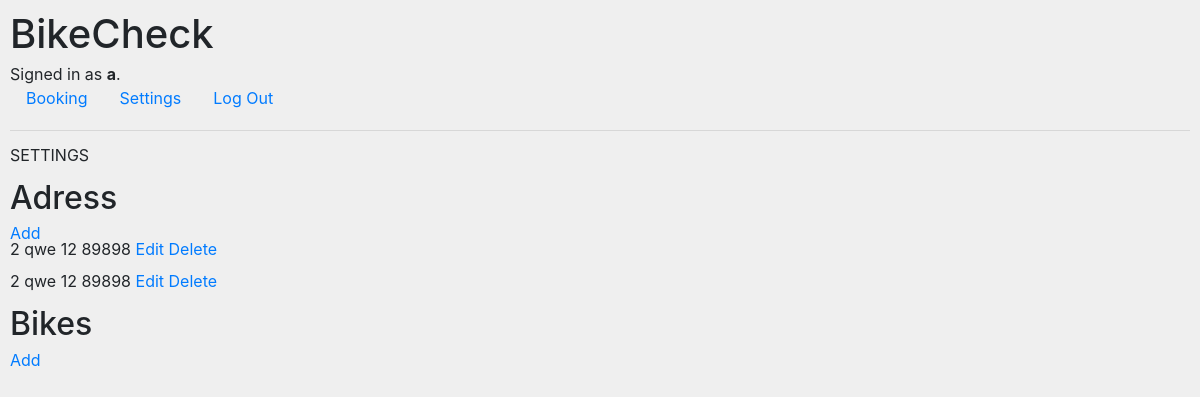
Before: /account/ (signed in) with the older database file.
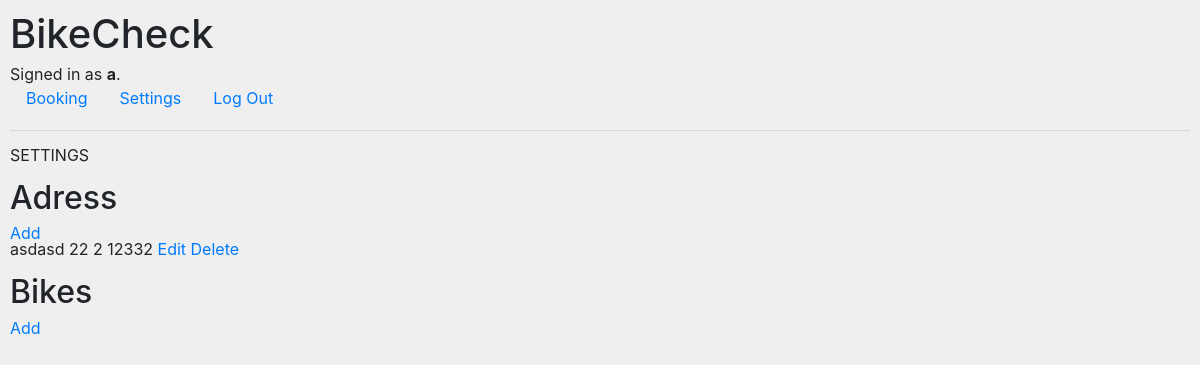
After: the same page with the newer database file.
### booking/models.py (models this page shows, shortened)
class Address(models.Model):
    city = models.CharField(max_length=80)
    street = models.CharField(max_length=100)
    street_number = models.CharField(max_length=10)
    postcode = models.CharField(max_length=5)
    store = models.ForeignKey(Store, on_delete=models.CASCADE, related_name="adress_store", null=True)
    user = models.ForeignKey(User, on_delete=models.CASCADE, related_name="adress_user" ,null=True)

### booking/views.py (the view)
@login_required
def account(request):
    context = {}
    user = User.objects.get(id = request.user.id)
    adresses = Address.objects.filter(user = user)
    context['addresses'] = adresses
    bikes = Bike.objects.filter(owner = user)
    context['bikes'] = bikes
    return render(request, 'booking/account.html', context)

### booking/templates/booking/account.html (shortened to what this page needs)
{% extends "booking/layout.html" %}
{% block body %}
<p>SETTINGS</p>
    {% if addressform %}
    <h2>Adress</h2>
    {% include 'booking/add_address.html' %}
    {% elif bikeform %}
    <h2>Bike</h2>
    {% include 'booking/add_address.html' %}
    {% else %}
    <div>
    <h2>Adress</h2>
    <a href="add_address">Add</a>
    </div>
    {% for address in addresses %}
    <div class="address"><p>
        {{ address.city }}
        {{ address.street }}
        {{ address.street_number }}
        {{ address.postcode }}
        <a href="edit_address/{{ address.id }}">Edit</a>
        <a href="addressdelete/{{ address.id }}">Delete</a>
    </p></div>
    {% endfor %}
    <h2>Bikes</h2>
    <a href="add_bike">Add</a>
    {% endif %}
{% endblock %}

### booking/templates/booking/layout.html (shortened to what this page needs)
{% load static %}
<!DOCTYPE html>
<html lang="en">
    <head>
        <link rel="stylesheet" href="https://stackpath.bootstrapcdn.com/bootstrap/4.4.1/css/bootstrap.min.css">
        <link href="{% static 'booking/styles.css' %}" rel="stylesheet">
    </head>
    <body>
        <h1>BikeCheck</h1>
        <div>
            {% if user.is_authenticated %}
                Signed in as <strong>{{ user.username }}</strong>.
            {% else %}
                Not signed in.
            {% endif %}
        </div>
        <ul class="nav">
            <li class="nav-item">
                <a class="nav-link" href="{% url 'index' %}">Booking</a>
            </li>
            {% if user.is_authenticated %}
            <li class="nav-item">
                <a class="nav-link" href="{% url 'account' %}">Settings</a>
            </li>
                <li class="nav-item">
                    <a class="nav-link" href="{% url 'logout' %}">Log Out</a>
                </li>
            {% endif %}
        </ul>
        <hr>
        {% block body %}
        {% endblock %}
    </body>
</html>

### booking/static/booking/styles.css (style rules this page uses)
body { padding: 10px; min-height: 100hv; background: #efefef; line-height: 1; }
* { box-sizing: border-box; padding: 0px; margin: 0px; }

Changed rows visible on the page:
removed Address: city "2", street "qwe", street_number "12", postcode "89898"
removed Address: city "2", street "qwe", street_number "12", postcode "89898"
added Address: city "asdasd", street "22", street_number "2", postcode "12332"
